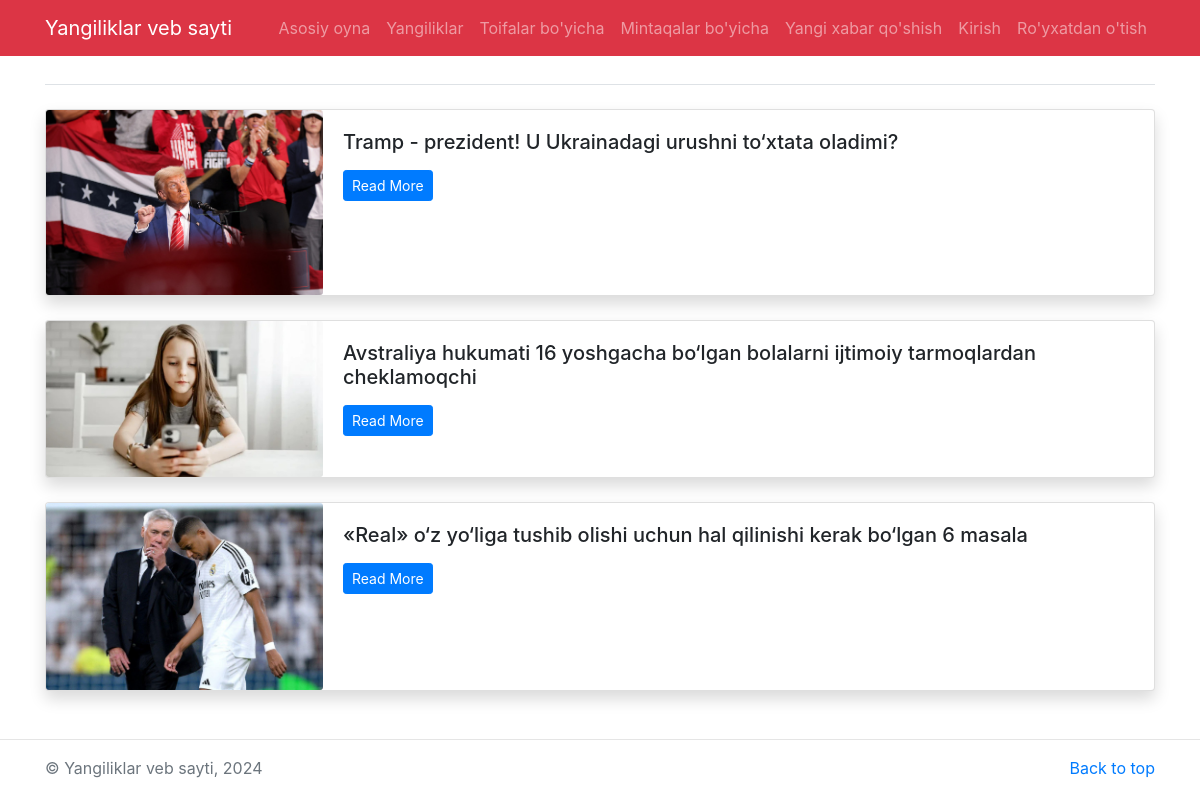
/region/5, run on the app's committed database.
### news/models.py (models this page shows, shortened)
class New(models.Model):
    category = models.ForeignKey(Category, on_delete=models.CASCADE)
    region = models.ForeignKey(Region, on_delete=models.CASCADE, blank=True, null=True)
    title = models.CharField(max_length=300)
    text = models.TextField()
    image = models.ImageField(upload_to='images/')
    date = models.DateField(auto_now=True)
    author = models.ForeignKey('auth.User', on_delete=models.CASCADE)

### news/views.py (the view)
# urls.py: path('region/<int:id>', region, name='region'),
def region(request, id):
    region = Region.objects.get(id=id)
    news = New.objects.filter(region=region)
    return render(request, 'region-news.html', {
        'all_regs': news,
        'region': region
    })

### templates/region-news.html (shortened to what this page needs)
{% extends 'base.html' %}
{% block content %}
<main class="container mt-3 mb-5">
    <h3 class="border-bottom pb-1 my-4">{{ region.title }}</h3>
    {% for regs in all_regs %}
    <div class="card mb-4 shadow">
        <div class="row no-gutters">
            <div class="col-md-3">
                <img src="/media/{{ regs.image }}" class="card-img" alt="{{ regs.title }}">
            </div>
            <div class="col-md-8">
                <div class="card-body">
                    <h5 class="card-title">{{ regs.title }}</h5>
                    <p class="card-text"><a href="/region/{{ regs.id }}" class="btn btn-sm btn-primary">Read More</a></p>
                </div>
            </div>
        </div>
    </div>
    {% endfor %}
</main>
{% endblock %}

### data on the page
New: image (picture), title "Tramp - prezident! U Ukrainadagi urushni to‘xtata oladimi?"
New: image (picture), title "Avstraliya hukumati 16 yoshgacha bo‘lgan bolalarni ijtimoiy tarmoqlardan cheklamoqchi"
New: image (picture), title "«Real» o‘z yo‘liga tushib olishi uchun hal qilinishi kerak bo‘lgan 6 masala"
